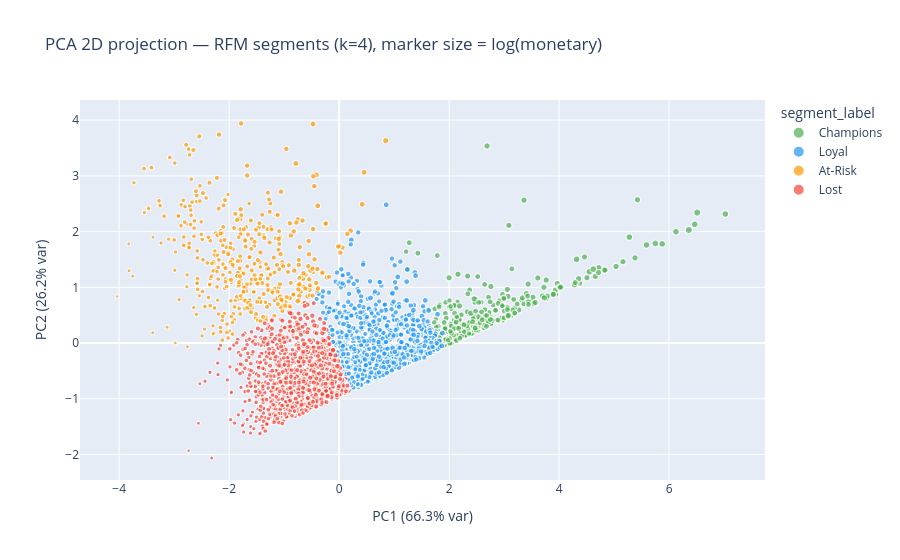

The cell this chart's notebook holds for it:
### Markdown cell above
---
## Section 4 — Visualize

### Code cell
pca    = PCA(n_components=2, random_state=42)
coords = pca.fit_transform(X_scaled)

pca_df = pd.DataFrame({
    "PC1":           coords[:, 0],
    "PC2":           coords[:, 1],
    "segment_label": df["segment_label"].values,
    "monetary":      df["monetary"].values,
    "customer_id":   df["customer_id"].values,
})
pca_df["size"] = np.log1p(pca_df["monetary"])   # log1p prevents outlier from dominating

var1 = pca.explained_variance_ratio_[0] * 100
var2 = pca.explained_variance_ratio_[1] * 100

fig = px.scatter(
    pca_df, x="PC1", y="PC2",
    color="segment_label",
    size="size",
    size_max=7,
    hover_data={"customer_id": True, "monetary": ":.0f", "size": False},
    category_orders={"segment_label": SEGMENT_NAMES},
    color_discrete_sequence=["#4CAF50", "#2196F3", "#FF9800", "#F44336"],
    title=f"PCA 2D projection — RFM segments (k={FINAL_K}), marker size = log(monetary)",
    labels={"PC1": f"PC1 ({var1:.1f}% var)", "PC2": f"PC2 ({var2:.1f}% var)"},
    opacity=0.7,
)
fig.show()

### Figure 1 — Plotly figure (JSON) as saved in the notebook; plotly's stock layout.template omitted (floating-point values rounded to 4 significant figures; data arrays with more than 128 entries replaced by an {"elided": "..."} marker saying what was removed)
{"data": [{"customdata": {"elided": "289x3 float values"}, "hovertemplate": "segment_label=Champions<br>PC1 (66.3% var)=%{x}<br>PC2 (26.2% var)=%{y}<br>customer_id=%{customdata[0]}<br>monetary=%{customdata[1]:.0f}<extra></extra>", "legendgroup": "Champions", "marker": {"color": "#4CAF50", "opacity": 0.7, "size": {"elided": "289 float values"}, "sizemode": "area", "sizeref": 0.2588, "symbol": "circle"}, "mode": "markers", "name": "Champions", "showlegend": true, "type": "scattergl", "x": {"elided": "289 float values"}, "xaxis": "x", "y": {"elided": "289 float values"}, "yaxis": "y"}, {"customdata": {"elided": "1009x3 float values"}, "hovertemplate": "segment_label=Loyal<br>PC1 (66.3% var)=%{x}<br>PC2 (26.2% var)=%{y}<br>customer_id=%{customdata[0]}<br>monetary=%{customdata[1]:.0f}<extra></extra>", "legendgroup": "Loyal", "marker": {"color": "#2196F3", "opacity": 0.7, "size": {"elided": "1009 float values"}, "sizemode": "area", "sizeref": 0.2588, "symbol": "circle"}, "mode": "markers", "name": "Loyal", "showlegend": true, "type": "scattergl", "x": {"elided": "1009 float values"}, "xaxis": "x", "y": {"elided": "1009 float values"}, "yaxis": "y"}, {"customdata": {"elided": "408x3 float values"}, "hovertemplate": "segment_label=At-Risk<br>PC1 (66.3% var)=%{x}<br>PC2 (26.2% var)=%{y}<br>customer_id=%{customdata[0]}<br>monetary=%{customdata[1]:.0f}<extra></extra>", "legendgroup": "At-Risk", "marker": {"color": "#FF9800", "opacity": 0.7, "size": {"elided": "408 float values"}, "sizemode": "area", "sizeref": 0.2588, "symbol": "circle"}, "mode": "markers", "name": "At-Risk", "showlegend": true, "type": "scattergl", "x": {"elided": "408 float values"}, "xaxis": "x", "y": {"elided": "408 float values"}, "yaxis": "y"}, {"customdata": {"elided": "1129x3 float values"}, "hovertemplate": "segment_label=Lost<br>PC1 (66.3% var)=%{x}<br>PC2 (26.2% var)=%{y}<br>customer_id=%{customdata[0]}<br>monetary=%{customdata[1]:.0f}<extra></extra>", "legendgroup": "Lost", "marker": {"color": "#F44336", "opacity": 0.7, "size": {"elided": "1129 float values"}, "sizemode": "area", "sizeref": 0.2588, "symbol": "circle"}, "mode": "markers", "name": "Lost", "showlegend": true, "type": "scattergl", "x": {"elided": "1129 float values"}, "xaxis": "x", "y": {"elided": "1129 float values"}, "yaxis": "y"}], "layout": {"legend": {"itemsizing": "constant", "title": {"text": "segment_label"}, "tracegroupgap": 0}, "title": {"text": "PCA 2D projection — RFM segments (k=4), marker size = log(monetary)"}, "xaxis": {"anchor": "y", "domain": [0, 1], "title": {"text": "PC1 (66.3% var)"}}, "yaxis": {"anchor": "x", "domain": [0, 1], "title": {"text": "PC2 (26.2% var)"}}}}
